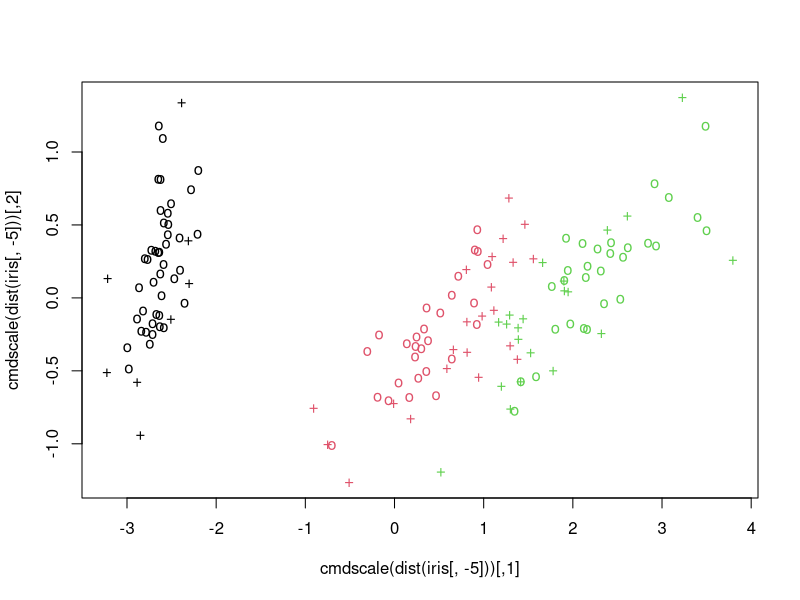
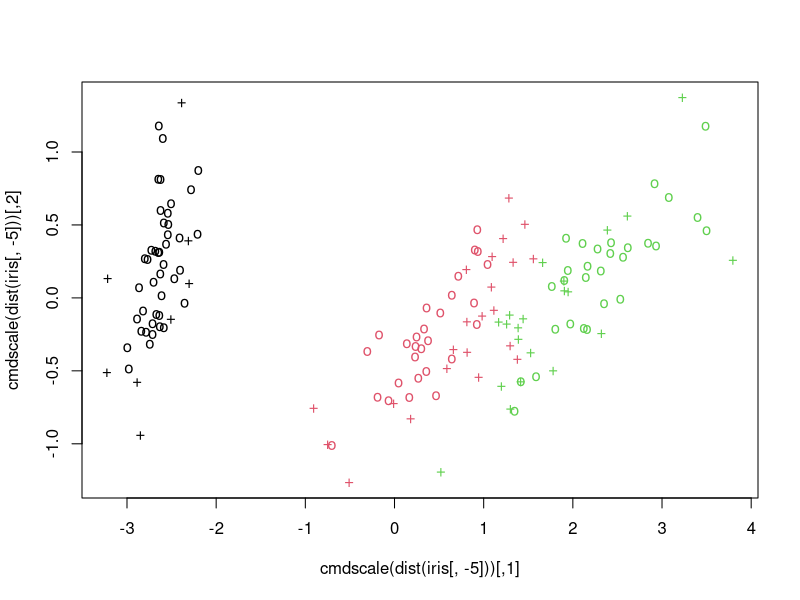

Reproduce these figures in R, in order.
#===================================================#
# Using support vector machines as 'Flower Finders' # 
#===================================================#

# Nature field guides are filled with pictures of plants and animals that teach us
# what to look for and how to name what we see. For example, 
# a flower finder might display pictures of different iris species,
# such as the illustrations in the plot below. 
# You have in hand your own specimen from your garden, 
# and you carefully compare it to each of the pictures until you find a
# good-enough match. The pictures come from Wikipedia, 
# but the data used to create the plot are from the R dataset iris: 
#   sepal and petal length and width measured on 
# 150 flowers equally divided across three species.

library(e1071)

data(iris)

# Classification mode, using the default with factor response

model <- svm(Species ~ ., data = iris)
model
summary(model)

# - or - 

x <- subset(iris, select = -Species)
y <- iris$Species
model <- svm(x, y)
print(model)
summary(model)

# Testing with training data subset

pred <- predict(model, x) # == fitted(model)
pred

# Check predictive accuracy

table(pred, y)

# Computing decision values and probabilities

pred2 <- predict(model,x, decision.values = TRUE)
attr(pred2, "decision.values")[1:10, ]

# Visualize classes by color and support vector by crosses
# 
# Classical multidimensional scaling (MDS) of a data matrix. 
# Also known as principal coordinates analysis

plot(cmdscale(dist(iris[,-5])),
     col=as.integer(iris[,5]),
     pch=c("o","+")[1:150 %in% model$index + 1])

# We will focus on the last block of R code that generates the metric 
# multidimensional scaling (MDS) of the distances separating the 150 flowers 
# calculated from sepal and petal length and width 
# (i.e., the dist function applied to the first four columns of the iris data). 
# Species plays no role in the MDS with the flowers positioned in a 
# two-dimensional space in order to reproduce the pairwise Euclidean distances.
# However, species is projected onto the plot using color, 
# and the observations acting as support vectors are indicated with plus signs (+).
# 
# The setosa flowers are represented by black circles and black plus signs. 
# These points are separated along the first dimension from the versicolor 
# species in red and virginica in green. The second dimension, on the other hand, 
# seems to reflect some within-species sources of differences that do not 
# differentiate among the three iris types.
# 
# We should recall that the dist function calculates pairwise distances in the
# original space without any kernel transformation. The support vectors, 
# on the other hand, were identified from the svm function using a radial kernel 
# and then projected back onto the original observation space. Of course, 
# we can change the kernel, which defaults to "radial" as in this example 
# from the R package. A linear kernel may do just as well with the iris data, 
# as you can see by adding kernel="linear" to the svm function in the above code.

model <- svm(x, y, kernal = "linear")

plot(cmdscale(dist(iris[,-5])),
     col=as.integer(iris[,5]),
     pch=c("o","+")[1:150 %in% model$index + 1])

# These are the same
# 
# It appears that we do not need all 150 flowers in order to identify the iris 
# species. We know this because the svm function correctly classifies over 97% 
# of the flowers with 51 support vectors (also called "landmarks" as noted in my 
# last post Seeing Similarity in More Intricate Dimensions). The majority of 
# the +'s are located between the two species with the greatest overlap. 
# I have included the pictures so that the similarity of the red and 
# green categories is obvious. This is where there will be confusion, 
# and this is where the only misclassifications occur. 
# If your iris is a setosa, your identification task is relatively easy and 
# over quickly. But suppose that your iris resembles those in the cluster of
# red and green pluses between versicolor and virginica. This is where the 
# finer distinctions are being made.